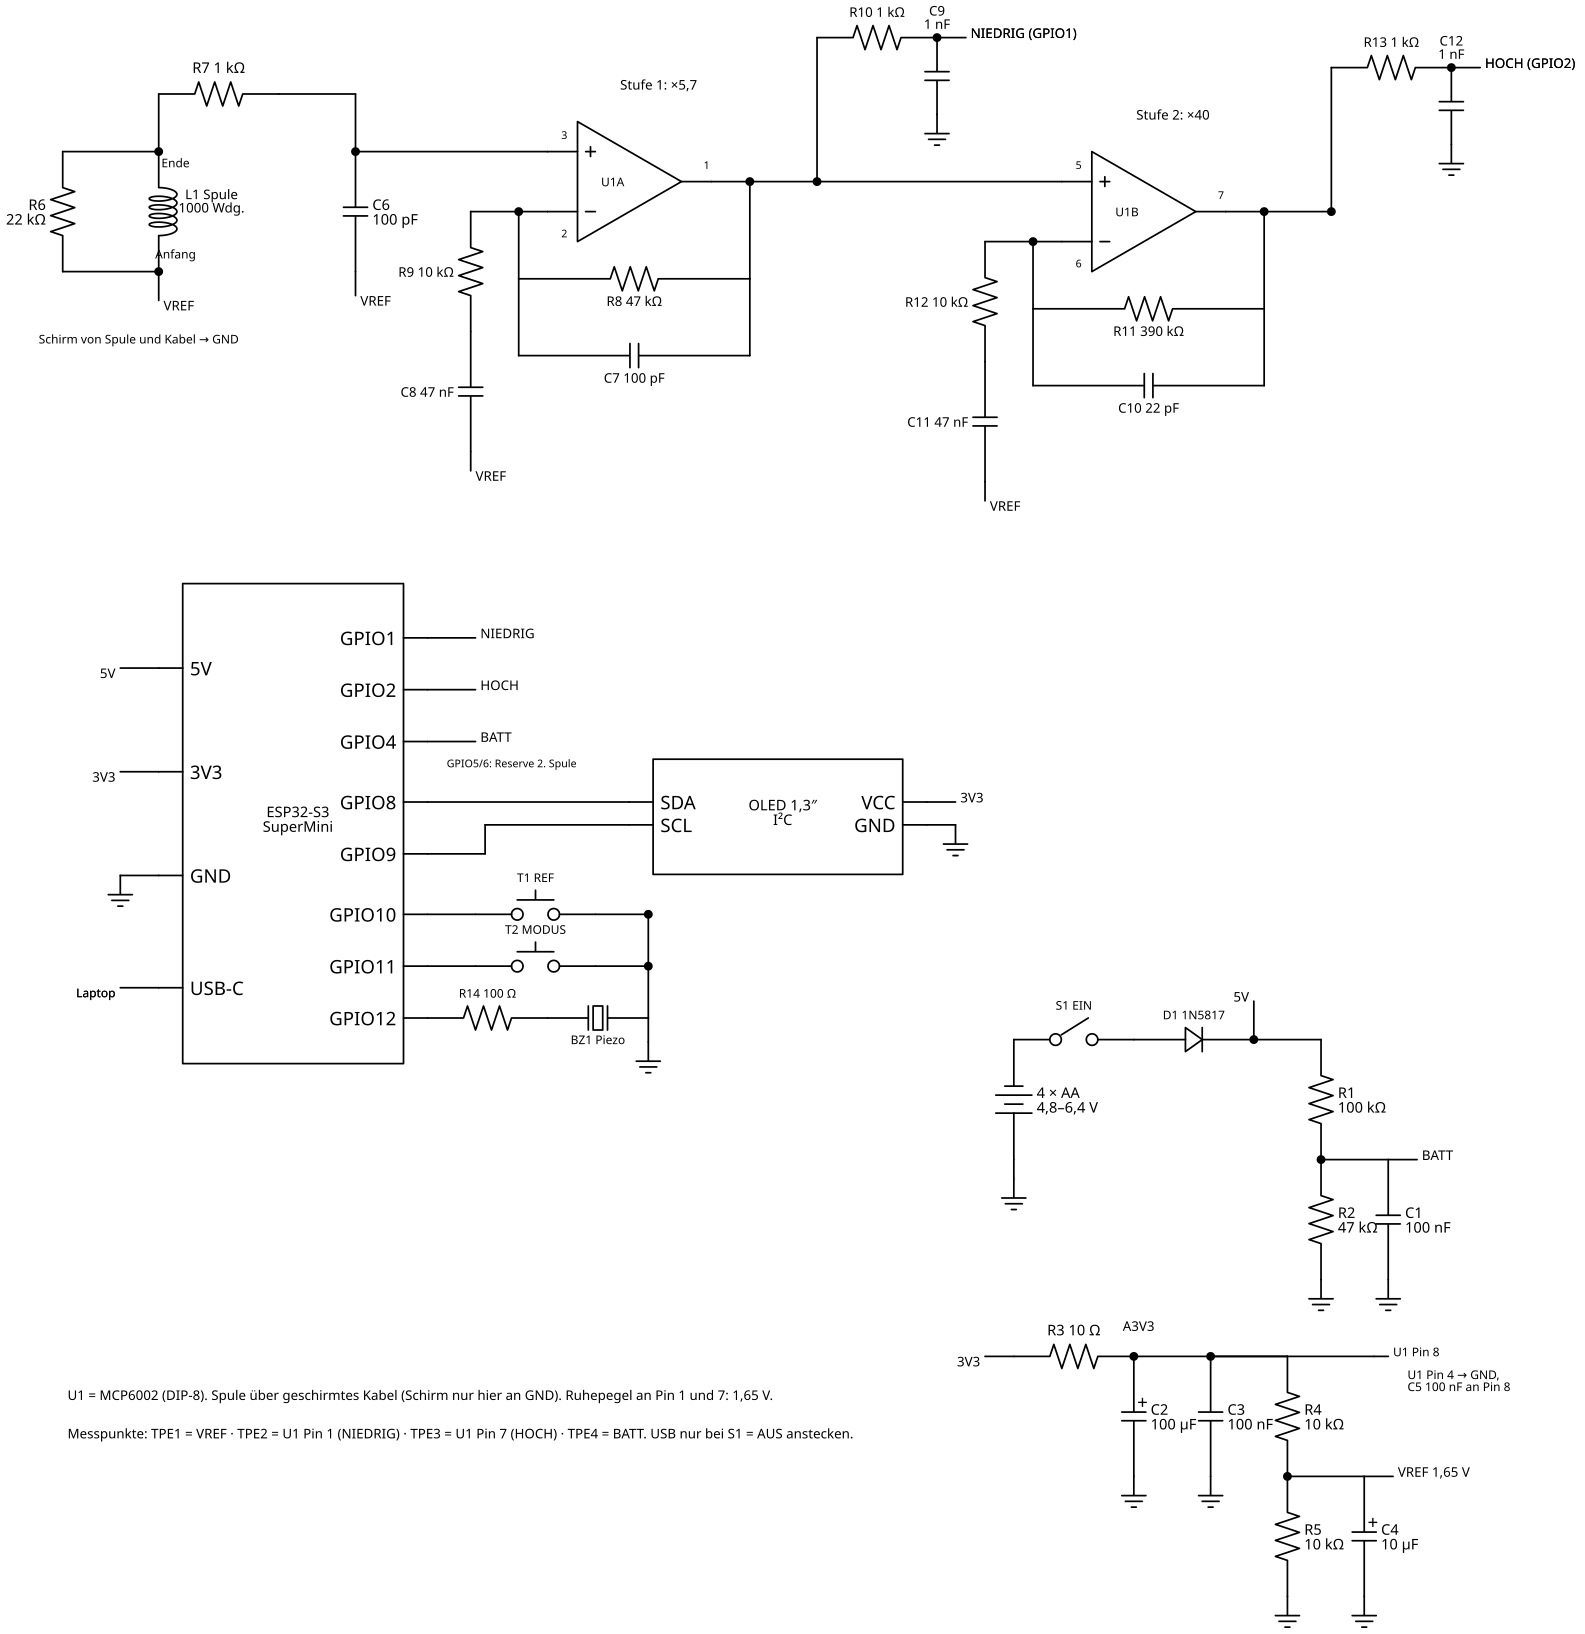

Reproduce this figure in Python.
#!/usr/bin/env python3
"""Schaltplan Handgerät-Steckbrett (Phase 3, Variante "Einfach") mit schemdraw -> empfaenger_steckbrett.svg
Aufruf: python3 empfaenger_steckbrett.py   (pip install schemdraw)
Bauteilnummern wie in docs/machbarkeitstest.md, Abschnitt 5.2."""
import schemdraw
import schemdraw.elements as elm

schemdraw.use('svg')
OUT = __file__.replace('.py', '.svg')


def net(d, xy, text, direction='down', length=0.8, fontsize=10):
    """Kurze Leitung mit Netzname am Ende."""
    ln = getattr(elm.Line(), direction)(length).at(xy)
    d += ln
    loc = {'down': 'bottom', 'up': 'top', 'right': 'right', 'left': 'left'}[direction]
    d += elm.Label().at(ln.end).label(text, loc=loc, fontsize=fontsize)
    return ln.end


def gnd(d, xy, length=0.5):
    d += elm.Line().down(length).at(xy)
    d += elm.Ground()


def pin_no(d, xy, txt, dx=0.0, dy=0.25):
    d += elm.Label().at((xy[0] + dx, xy[1] + dy)).label(txt, fontsize=8)


def stufe(d, x_in, y_plus, name, pins, rf, cf, rg, cg):
    """Nicht invertierender Verstärker, + Eingang oben bei (x_in, y_plus), Gegenkopplung unten.
    Gibt (Opamp, Ausgangsknoten) zurück."""
    op = d.add(elm.Opamp(leads=True).right().flip().anchor('in2').at((x_in, y_plus))
               .label(name, loc='center', ofst=(-0.35, 0), fontsize=9))
    pin_no(d, op.in2, pins[0], dx=0.25)
    pin_no(d, op.in1, pins[1], dx=0.25, dy=-0.55)
    pin_no(d, op.out, pins[2], dx=-0.2)
    d += elm.Line().right(0.8).at(op.out)
    d += elm.Dot()
    o = d.here
    # Gegenkopplung Rf || Cf unterhalb
    n1 = (op.in1[0] - 0.6, op.in1[1])
    d += elm.Line().left(0.6).at(op.in1)
    d += elm.Dot()
    yf = op.in1[1] - 1.4
    d += elm.Line().down().at(n1).to((n1[0], yf))
    d += elm.Resistor().right().to((o[0], yf)).label(rf, loc='bottom', fontsize=10)
    d += elm.Line().up().to(o)
    d += elm.Line().down(1.6).at((n1[0], yf))
    d += elm.Capacitor().right().to((o[0], yf - 1.6)).label(cf, loc='bottom', fontsize=10)
    d += elm.Line().up(1.6)
    # Rg + Cg vom Minus-Eingang nach VREF (senkrecht nach unten)
    d += elm.Line().left(1.0).at(n1)
    d += elm.Resistor().down().label(rg, loc='top', fontsize=10)
    d += elm.Capacitor().down().label(cg, loc='top', fontsize=10)
    net(d, d.here, 'VREF', length=0.4)
    return op, o


with schemdraw.Drawing(file=OUT, show=False, transparent=True) as d:
    d.config(unit=2.5, fontsize=11, color='currentColor', font='sans-serif', lw=1.3)

    # ================= Spule und Eingangsfilter
    y = 10.0
    k = (0.0, y)
    d += (lc := elm.Inductor2(loops=4).down().at(k))
    d += elm.Label().at((1.0, y - 1.25)).label('L1 Spule\n1000 Wdg.', loc='right', fontsize=10)
    d += elm.Label().at((0.25, y - 0.3)).label('Ende', loc='right', fontsize=9)
    d += elm.Label().at((0.25, lc.end[1] + 0.3)).label('Anfang', loc='right', fontsize=9)
    d += elm.Dot().at(lc.end)
    net(d, lc.end, 'VREF', length=0.6)
    d += elm.Dot().at(k)
    d += elm.Line().left(2.0).at(k)
    d += elm.Resistor().down().to((-2.0, lc.end[1])).label('R6\n22 kΩ', loc='top')
    d += elm.Line().right().to(lc.end)
    d += elm.Label().at((-2.6, y - 4.0)).label('Schirm von Spule und Kabel → GND', loc='right', fontsize=9)
    d += elm.Line().up(1.2).at(k)
    d += elm.Resistor().right().label('R7 1 kΩ', loc='top')
    d += elm.Line().right(1.6)
    d += elm.Line().down(1.2)
    d += elm.Dot()
    p = d.here
    d += (c6 := elm.Capacitor().down().at(p).label('C6\n100 pF', loc='bottom'))
    net(d, c6.end, 'VREF', length=0.5)

    # ================= Stufe 1 (U1A) und Stufe 2 (U1B), MCP6002
    d += elm.Line().right(4.0).at(p)
    opa, o1 = stufe(d, d.here[0], y, 'U1A', ('3', '2', '1'), 'R8 47 kΩ', 'C7 100 pF', 'R9 10 kΩ', 'C8 47 nF')
    xb = o1[0] + 6.5
    d += elm.Line().right().at(o1).to((xb, o1[1]))
    opb, o2 = stufe(d, xb, o1[1], 'U1B', ('5', '6', '7'), 'R11 390 kΩ', 'C10 22 pF', 'R12 10 kΩ', 'C11 47 nF')
    d += elm.Line().right(1.4).at(o2)

    # Ausgänge zu den Wandlereingängen, je mit RC gegen GND (Ladungsreserve für den Wandler)
    for (o, r, c, txt) in ((o1, 'R10\n1 kΩ', 'C9\n1 nF', 'NIEDRIG (GPIO1)'), (o2, 'R13\n1 kΩ', 'C12\n1 nF', 'HOCH (GPIO2)')):
        tp = (o[0] + 1.4, o[1])
        d += elm.Dot().at(tp)
        d += elm.Line().up(3.0).at(tp)
        d += elm.Resistor().right().label(r.replace('\n', ' '), loc='top', fontsize=10)
        d += elm.Dot()
        a = d.here
        d += elm.Capacitor().down(1.6).at(a).label(c, loc='right', fontsize=10)
        d += elm.Ground()
        d += elm.Line().right(0.6).at(a)
        d += elm.Label().at(d.here).label(txt, loc='right', fontsize=10)
    d += elm.Label().at((opa.out[0] - 1.2, y + 1.3)).label('Stufe 1: ×5,7', fontsize=10)
    d += elm.Label().at((opb.out[0] - 1.2, o1[1] + 1.3)).label('Stufe 2: ×40', fontsize=10)

    # ================= ESP32-S3 SuperMini (unten links)
    ys = -9.0
    s3 = d.add(elm.Ic(pins=[
        elm.IcPin(name='5V', side='left', pos=0.86, anchorname='v5'),
        elm.IcPin(name='3V3', side='left', pos=0.62, anchorname='v33'),
        elm.IcPin(name='GND', side='left', pos=0.38, anchorname='gnd'),
        elm.IcPin(name='USB-C', side='left', pos=0.12, anchorname='usb'),
        elm.IcPin(name='GPIO1', side='right', pos=0.93, anchorname='g1'),
        elm.IcPin(name='GPIO2', side='right', pos=0.81, anchorname='g2'),
        elm.IcPin(name='GPIO4', side='right', pos=0.69, anchorname='g4'),
        elm.IcPin(name='GPIO8', side='right', pos=0.55, anchorname='g8'),
        elm.IcPin(name='GPIO9', side='right', pos=0.43, anchorname='g9'),
        elm.IcPin(name='GPIO10', side='right', pos=0.29, anchorname='g10'),
        elm.IcPin(name='GPIO11', side='right', pos=0.17, anchorname='g11'),
        elm.IcPin(name='GPIO12', side='right', pos=0.05, anchorname='g12')],
        size=(4.6, 10.0), label='ESP32-S3\nSuperMini').right().at((0.5, ys)))
    net(d, s3.v5, '5V', direction='left', length=0.8)
    net(d, s3.v33, '3V3', direction='left', length=0.8)
    d += elm.Line().left(0.8).at(s3.gnd)
    d += elm.Ground()
    d += elm.Line().left(0.8).at(s3.usb)
    d += elm.Label().at(d.here).label('Laptop', loc='left', fontsize=9)
    net(d, s3.g1, 'NIEDRIG', direction='right', length=1.0)
    net(d, s3.g2, 'HOCH', direction='right', length=1.0)
    net(d, s3.g4, 'BATT', direction='right', length=1.0)
    d += elm.Label().at((s3.g4[0] + 0.3, s3.g4[1] - 0.55)).label('GPIO5/6: Reserve 2. Spule', loc='right', fontsize=8)

    # OLED
    xo = s3.g8[0] + 4.2
    ol = d.add(elm.Ic(pins=[
        elm.IcPin(name='SDA', side='left', pos=0.72, anchorname='sda'),
        elm.IcPin(name='SCL', side='left', pos=0.38, anchorname='scl'),
        elm.IcPin(name='VCC', side='right', pos=0.72, anchorname='vcc'),
        elm.IcPin(name='GND', side='right', pos=0.38, anchorname='gnd')],
        size=(5.2, 2.4), label='OLED 1,3″\nI²C').right().anchor('sda').at((xo, s3.g8[1])))
    d += elm.Line().at(s3.g8).to(ol.sda)
    d += elm.Line().right(1.2).at(s3.g9)
    d += elm.Line().to((s3.g9[0] + 1.2, ol.scl[1]))
    d += elm.Line().to(ol.scl)
    net(d, ol.vcc, '3V3', direction='right', length=0.6)
    d += elm.Line().right(0.6).at(ol.gnd)
    d += elm.Ground()

    # Tasten und Piezo an einer gemeinsamen GND-Schiene rechts
    xr = s3.g10[0] + 4.6
    for (pin, name) in ((s3.g10, 'T1 REF'), (s3.g11, 'T2 MODUS')):
        d += elm.Line().right(1.0).at(pin)
        d += elm.Button().right().label(name, loc='top', fontsize=9)
        d += elm.Line().right().to((xr, pin[1]))
        d += elm.Dot()
    d += elm.Resistor().right().at(s3.g12).label('R14 100 Ω', loc='top', fontsize=9)
    d += elm.Crystal().right().to((xr, s3.g12[1])).label('BZ1 Piezo', loc='bottom', fontsize=9)
    d += elm.Line().up().at((xr, s3.g12[1])).to((xr, s3.g10[1]))
    gnd(d, (xr, s3.g12[1]), length=0.5)

    # ================= Versorgung (unten rechts)
    xv = xb - 1.0
    yv = ys + 0.5
    d += elm.Battery().up().at((xv, yv - 2.5)).label('4 × AA\n4,8–6,4 V', loc='bottom')
    d += elm.Line().down(0.4).at((xv, yv - 2.5))
    d += elm.Ground()
    d += elm.Switch().right().at((xv, yv)).label('S1 EIN', loc='top', fontsize=9)
    d += elm.Diode().right().label('D1 1N5817', loc='top', fontsize=9)
    d += elm.Dot()
    vb = d.here
    net(d, vb, '5V', direction='up', length=0.8)
    # Batteriemessung: Teiler 100k / 47k
    d += elm.Line().right(1.4).at(vb)
    d += elm.Resistor().down().label('R1\n100 kΩ', loc='bottom')
    d += elm.Dot()
    bt = d.here
    d += elm.Resistor().down().label('R2\n47 kΩ', loc='bottom')
    d += elm.Ground()
    d += elm.Line().right(1.4).at(bt)
    d += elm.Capacitor().down().label('C1\n100 nF', loc='bottom')
    d += elm.Ground()
    net(d, (bt[0] + 1.4, bt[1]), 'BATT', direction='right', length=0.6)

    # Analog-3,3 V und VREF
    xa3 = xv
    ya3 = yv - 6.6
    net(d, (xa3, ya3), '3V3', direction='left', length=0.6)
    d += elm.Resistor().right().at((xa3, ya3)).label('R3 10 Ω', loc='top')
    d += elm.Dot()
    a3 = d.here
    d += elm.Label().at((a3[0], a3[1] + 0.35)).label('A3V3', loc='top', fontsize=10)
    d += elm.Capacitor(polar=True).down().at(a3).label('C2\n100 µF', loc='bottom')
    d += elm.Ground()
    d += elm.Line().right(1.6).at(a3)
    d += elm.Dot()
    a3b = d.here
    d += elm.Capacitor().down().at(a3b).label('C3\n100 nF', loc='bottom')
    d += elm.Ground()
    d += elm.Line().right(1.6).at(a3b)
    d += elm.Resistor().down().label('R4\n10 kΩ', loc='bottom')
    d += elm.Dot()
    vr = d.here
    d += elm.Resistor().down().label('R5\n10 kΩ', loc='bottom')
    d += elm.Ground()
    d += elm.Line().right(1.6).at(vr)
    d += elm.Capacitor(polar=True).down().label('C4\n10 µF', loc='bottom')
    d += elm.Ground()
    net(d, (vr[0] + 1.6, vr[1]), 'VREF 1,65 V', direction='right', length=0.6)
    d += elm.Line().right(1.6).at(a3b)
    d += elm.Line().right(1.8)
    net(d, d.here, 'U1 Pin 8', direction='right', length=0.3, fontsize=9)
    d += elm.Label().at((a3[0] + 5.6, a3[1] - 0.6)).label('U1 Pin 4 → GND,\nC5 100 nF an Pin 8', loc='right', fontsize=9)

    d += elm.Label().at((-2.0, ys - 7.0)).label(
        'U1 = MCP6002 (DIP-8). Spule über geschirmtes Kabel (Schirm nur hier an GND). Ruhepegel an Pin 1 und 7: 1,65 V.',
        loc='right', fontsize=10)
    d += elm.Label().at((-2.0, ys - 7.8)).label(
        'Messpunkte: TPE1 = VREF · TPE2 = U1 Pin 1 (NIEDRIG) · TPE3 = U1 Pin 7 (HOCH) · TPE4 = BATT.  '
        'USB nur bei S1 = AUS anstecken.',
        loc='right', fontsize=10)
print('geschrieben:', OUT)
